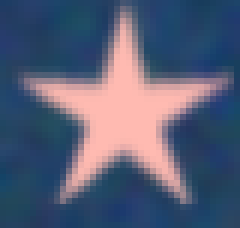
#> input picture star.png, 40 x 38 px, given in place of 1.png, which was not available (shown 6 times larger)
$ python Final.py
#> lines starting #> are read from the running program, lines starting #| are printed output that depends on the picture; after the words box and inside, x2 and y2 are one past the last pixel; in counts of white or black regions, pixels touching at a corner belong together; pictures that were not available may be replaced by others from this repository, and a replacement may not be noted
import cv2
import numpy as np
import math

image_by_priority_ratio={}

#Keep typingAny key for next image


for raw_img in range(10):
    print(f'For Image {raw_img+1}')

    img=cv2.imread(f'UAS DTU\\task_images\\{raw_img+1}.png')
#> img is the input picture: shape (38, 40, 3); mean B, G, R 118.6, 93.9, 85.8


    rows,columns,channels=img.shape
#> rows = 38; columns = 40; channels = 3

    yellow_img=np.zeros((rows,columns,3),dtype=np.uint8)

    cv2.rectangle(yellow_img,(0,0),(rows,columns),(0,255,255),-1)
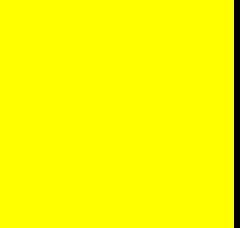
#> yellow_img: shape (38, 40, 3) (shown 6 times larger); mean of channels 0, 1, 2 0, 248.6, 248.6; drawn as B, G, R

    # print(rows,columns)

    lower_range=np.array([0,165,0])
    upper_range=np.array([75,255,170])

    hsv=cv2.cvtColor(img,cv2.COLOR_BGR2HSV)
#> hsv: shape (38, 40, 3); mean H, S, V 93.8, 132.3, 132.3

    mask=cv2.inRange(hsv,lower_range,upper_range)
#> mask: shape (38, 40); every value is 0
    mask_inv=cv2.bitwise_not(mask)
#> mask_inv: shape (38, 40); every value is 255

    masked=cv2.bitwise_and(img,img,mask=mask)
#> masked: shape (38, 40, 3); every value is 0
    masked_inv=cv2.bitwise_and(img,img,mask=mask_inv)
    masked_yellow=cv2.bitwise_and(yellow_img,yellow_img,mask=mask)

    result=masked_yellow+masked_inv

    # [6 lines of commented-out code are left out]
    cv2.imshow('Final',result)


    img_gray=cv2.cvtColor(img,cv2.COLOR_BGR2GRAY)
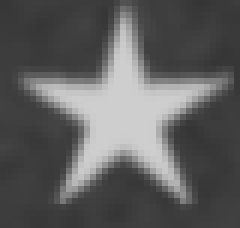
#> img_gray: shape (38, 40) (shown 6 times larger); min 53, max 206, mean 94.3
    template_star=cv2.imread('star.png',0)
#> template_star: shape (38, 40); min 56, max 209, mean 97.5
    template_triangle=cv2.imread('triangle.png',0)
    template_square=cv2.imread('square.png',0)
    template_circle=cv2.imread('circle.png',0)


    star=[[],[],[]]              #In order green , red , yellow
    triangle=[[],[],[]]
    square=[[],[],[]]
    circle=[]
    circle_arranged=[None]*3


    def circle_colour(color):
        if color[0]>=210 and color[1]>=210 and color[2]>=210:
            return 2     # for grey
        elif color[0]>=210 and color[1]<=210 and color[2] >= 210:
            return 1     # for pink
        else:
            return 0      # for blue


    def check_colour(color):
        if color[1]>220 and color[2]<200:
            return 0        #0 for green
        elif color[2]>220 and color[1]<200:
            return 2        #2 for red
        else:
            return 1        #1 for yellow

    def arrange_circle():
        for t in circle:
            order=circle_colour(img[t[0],t[1]])
            circle_arranged[order]=t


    def get_cicles():
        w,h=template_circle.shape[::-1]
        result=cv2.matchTemplate(img_gray,template_circle,cv2.TM_CCOEFF_NORMED)

        threshold=0.7

        loc=np.where(result>=threshold)

        # print(loc[::-1])
        for pt in zip(*loc[::-1]):
            #cv2.rectangle(img,pt,(pt[0]+w,pt[1]+h),(0,255,0),1)
            cx,cy=pt[0]+w//2,pt[1]+h//2
            c=[cy.item(),cx.item()]
            #print(img[cy,cx])
            a=True
            for t in circle:
                if math.sqrt(((t[0]-c[0])**2)+((t[1]-c[1])**2))<=100:
                    a=False
                    break
                else:
                    a=True
            if a:
                circle.append(c)
                cv2.rectangle(img,pt,(pt[0]+w,pt[1]+h),(0,255,0),1)
                # print(img[cy,cx])


    def get_casualities(template,list_shape,threshold):
#> called with threshold = 0.8
        w,h=template.shape[::-1]
#> w = 40; h = 38

        result=cv2.matchTemplate(img_gray,template,cv2.TM_CCOEFF_NORMED)
#> result = [1]

        loc=np.where(result>=threshold)
#> loc = ([0], [0])

        # print(loc[::-1])
        for pt in zip(*loc[::-1]):
            #cv2.rectangle(img,pt,(pt[0]+w,pt[1]+h),(0,255,0),1)
            cx,cy=pt[0]+w//2,pt[1]+h//2
            c=[cy.item(),cx.item()]
            # print(img[cy,cx])
            color=check_colour(img[cy,cx])
            a=True
            for t in list_shape[color]:
                if math.sqrt(((t[0]-c[0])**2)+((t[1]-c[1])**2))<=100:
                    a=False
                    break
                else:
                    a=True

            if a:
                list_shape[color].append(c)
                #img[cy,cx]=(0,0,0)
                cv2.rectangle(img,pt,(pt[0]+w,pt[1]+h),(0,255,0),1)
#> this loop made 1 pass
#> (pt, cx, cy, c, color) on pass 1: ((0, 0), 20, 19, [19, 20], 2)
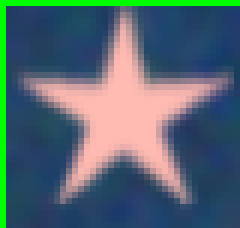
#> img: shape (38, 40, 3) (shown 6 times larger); 5.07% of pixels changed, all inside (x1, y1, x2, y2) = (0, 0, 40, 38)
                # print(c)
                # print(color)
                # print(img[cy,cx])


    get_casualities(template_star,star,0.8)
    get_casualities(template_triangle,triangle,0.8)
#> the loop in get_casualities (call 2), `for pt in zip(*loc[::-1]):` made 1 pass
    get_casualities(template_square,square,0.7)
#> (the run stopped early here; a loop or call above may not have finished)
